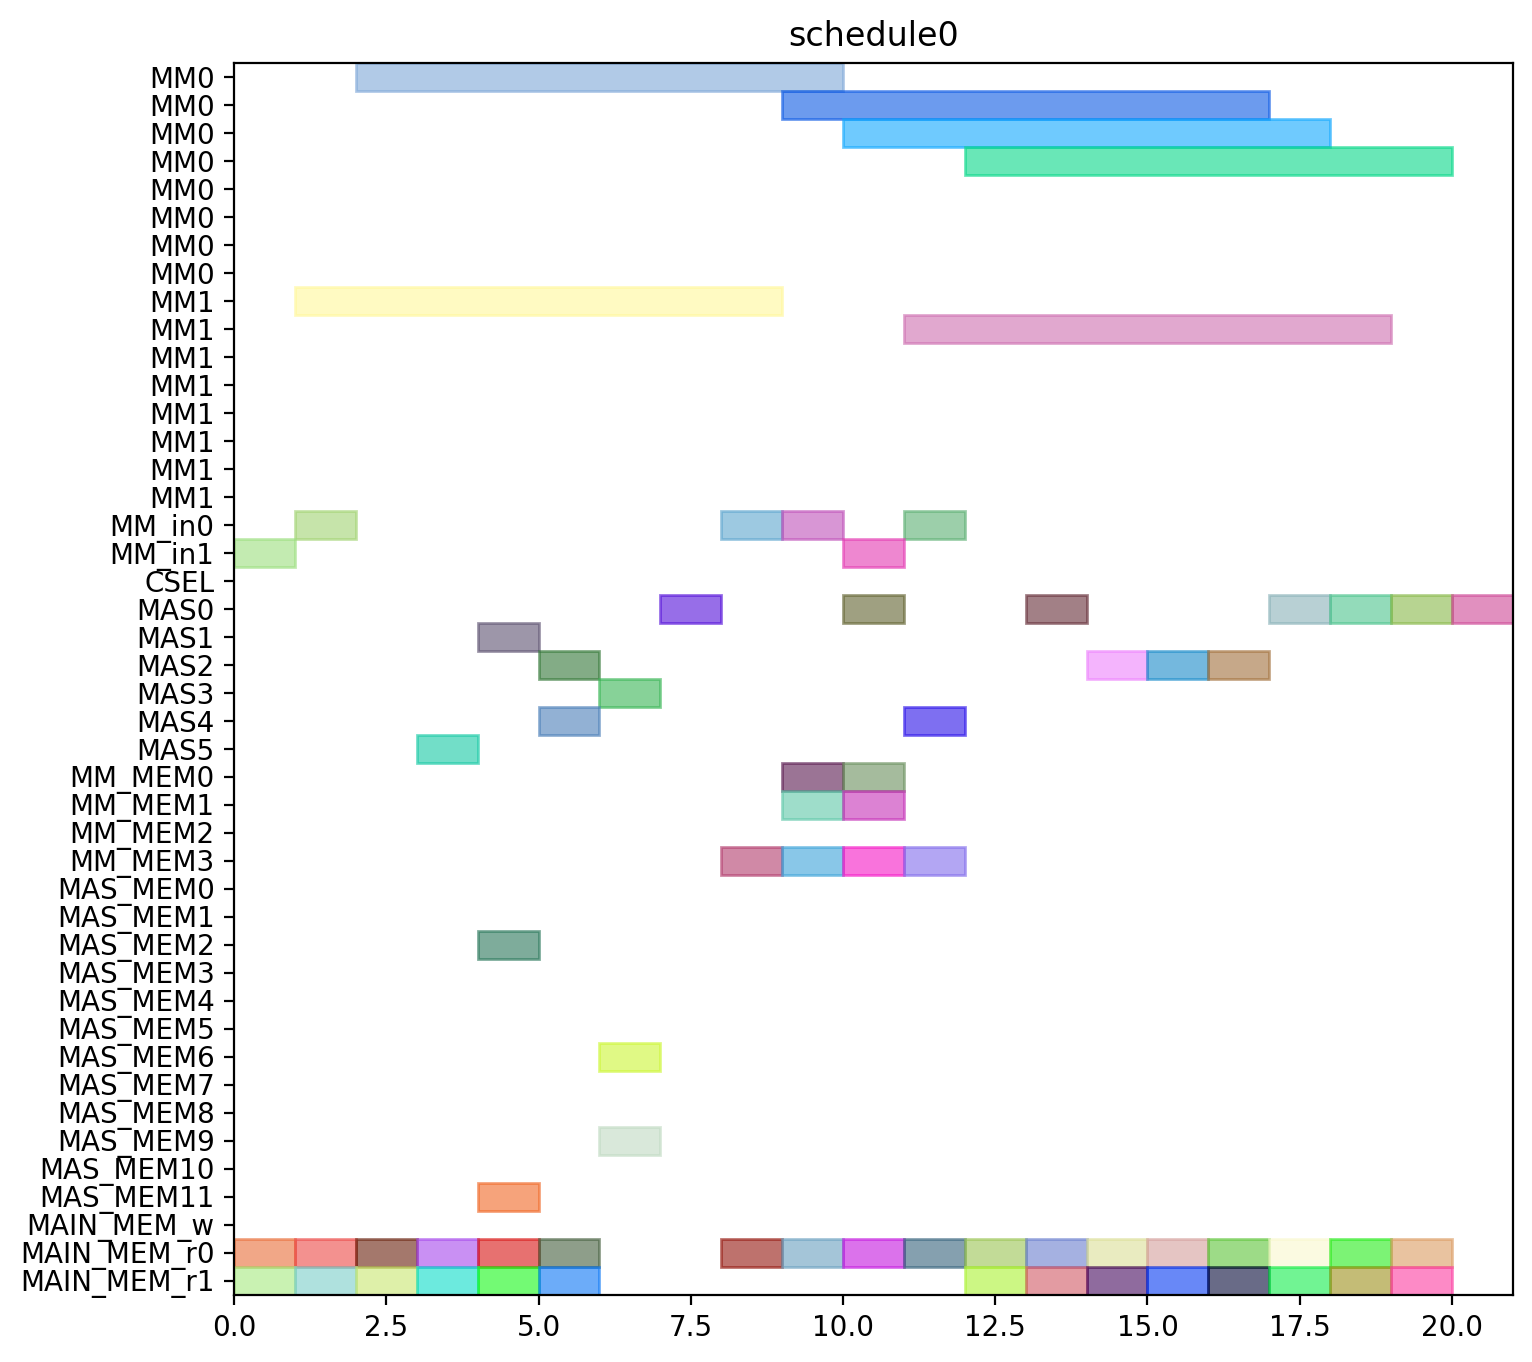

Write Python code to recreate this figure.
from pyschedule import Scenario, solvers, plotters, alt


def solve():
	horizon = 120
	S = Scenario("schedule0", horizon=horizon)

	# resource
	MM = S.Resources('MM', num=2, size=8)
	MM_in = S.Resources('MM_in', num=2)
	CSEL = S.Resource('CSEL')
	MAS = S.Resources('MAS', num=6, size=1, periods=range(1, horizon))
	MM_MEM = S.Resources('MM_MEM', num=4)
	MAS_MEM = S.Resources('MAS_MEM', num=12)
	MAIN_MEM_w = S.Resource('MAIN_MEM_w', size=1)
	MAIN_MEM_r = S.Resources('MAIN_MEM_r', num=2)

	# result of previous scheduling

	# new tasks
	c_qinv_denom_inv0 = S.Task('c_qinv_denom_inv0', length=8, delay_cost=1)
	c_qinv_denom_inv0 += alt(MM)
	c_qinv_denom_inv0_in = S.Task('c_qinv_denom_inv0_in', length=1, delay_cost=1)
	c_qinv_denom_inv0_in += alt(MM_in)
	S += c_qinv_denom_inv0_in*MM_in[0]<=c_qinv_denom_inv0*MM[0]
	S += c_qinv_denom_inv0_in*MM_in[1]<=c_qinv_denom_inv0*MM[1]
	c_qinv_denom_inv0_mem0 = S.Task('c_qinv_denom_inv0_mem0', length=1, delay_cost=1)
	c_qinv_denom_inv0_mem0 += MAIN_MEM_r[0]
	S += c_qinv_denom_inv0_mem0 <= c_qinv_denom_inv0

	c_qinv_denom_inv0_mem1 = S.Task('c_qinv_denom_inv0_mem1', length=1, delay_cost=1)
	c_qinv_denom_inv0_mem1 += MAIN_MEM_r[1]
	S += c_qinv_denom_inv0_mem1 <= c_qinv_denom_inv0

	c_qinv_denom_inv1_ = S.Task('c_qinv_denom_inv1_', length=8, delay_cost=1)
	c_qinv_denom_inv1_ += alt(MM)
	c_qinv_denom_inv1__in = S.Task('c_qinv_denom_inv1__in', length=1, delay_cost=1)
	c_qinv_denom_inv1__in += alt(MM_in)
	S += c_qinv_denom_inv1__in*MM_in[0]<=c_qinv_denom_inv1_*MM[0]
	S += c_qinv_denom_inv1__in*MM_in[1]<=c_qinv_denom_inv1_*MM[1]
	c_qinv_denom_inv1__mem0 = S.Task('c_qinv_denom_inv1__mem0', length=1, delay_cost=1)
	c_qinv_denom_inv1__mem0 += MAIN_MEM_r[0]
	S += c_qinv_denom_inv1__mem0 <= c_qinv_denom_inv1_

	c_qinv_denom_inv1__mem1 = S.Task('c_qinv_denom_inv1__mem1', length=1, delay_cost=1)
	c_qinv_denom_inv1__mem1 += MAIN_MEM_r[1]
	S += c_qinv_denom_inv1__mem1 <= c_qinv_denom_inv1_

	c_qinv0_t2 = S.Task('c_qinv0_t2', length=1, delay_cost=1)
	c_qinv0_t2 += alt(MAS)
	c_qinv0_t2_mem0 = S.Task('c_qinv0_t2_mem0', length=1, delay_cost=1)
	c_qinv0_t2_mem0 += MAIN_MEM_r[0]
	S += c_qinv0_t2_mem0 <= c_qinv0_t2

	c_qinv0_t2_mem1 = S.Task('c_qinv0_t2_mem1', length=1, delay_cost=1)
	c_qinv0_t2_mem1 += MAIN_MEM_r[1]
	S += c_qinv0_t2_mem1 <= c_qinv0_t2

	c_qinv1__t2 = S.Task('c_qinv1__t2', length=1, delay_cost=1)
	c_qinv1__t2 += alt(MAS)
	c_qinv1__t2_mem0 = S.Task('c_qinv1__t2_mem0', length=1, delay_cost=1)
	c_qinv1__t2_mem0 += MAIN_MEM_r[0]
	S += c_qinv1__t2_mem0 <= c_qinv1__t2

	c_qinv1__t2_mem1 = S.Task('c_qinv1__t2_mem1', length=1, delay_cost=1)
	c_qinv1__t2_mem1 += MAIN_MEM_r[1]
	S += c_qinv1__t2_mem1 <= c_qinv1__t2

	c0_t0_t2 = S.Task('c0_t0_t2', length=1, delay_cost=1)
	c0_t0_t2 += alt(MAS)
	c0_t0_t2_mem0 = S.Task('c0_t0_t2_mem0', length=1, delay_cost=1)
	c0_t0_t2_mem0 += MAIN_MEM_r[0]
	S += c0_t0_t2_mem0 <= c0_t0_t2

	c0_t0_t2_mem1 = S.Task('c0_t0_t2_mem1', length=1, delay_cost=1)
	c0_t0_t2_mem1 += MAIN_MEM_r[1]
	S += c0_t0_t2_mem1 <= c0_t0_t2

	c0_t1_t2 = S.Task('c0_t1_t2', length=1, delay_cost=1)
	c0_t1_t2 += alt(MAS)
	c0_t1_t2_mem0 = S.Task('c0_t1_t2_mem0', length=1, delay_cost=1)
	c0_t1_t2_mem0 += MAIN_MEM_r[0]
	S += c0_t1_t2_mem0 <= c0_t1_t2

	c0_t1_t2_mem1 = S.Task('c0_t1_t2_mem1', length=1, delay_cost=1)
	c0_t1_t2_mem1 += MAIN_MEM_r[1]
	S += c0_t1_t2_mem1 <= c0_t1_t2

	c0_t20 = S.Task('c0_t20', length=1, delay_cost=1)
	c0_t20 += alt(MAS)
	c0_t20_mem0 = S.Task('c0_t20_mem0', length=1, delay_cost=1)
	c0_t20_mem0 += MAIN_MEM_r[0]
	S += c0_t20_mem0 <= c0_t20

	c0_t20_mem1 = S.Task('c0_t20_mem1', length=1, delay_cost=1)
	c0_t20_mem1 += MAIN_MEM_r[1]
	S += c0_t20_mem1 <= c0_t20

	c0_t21 = S.Task('c0_t21', length=1, delay_cost=1)
	c0_t21 += alt(MAS)
	c0_t21_mem0 = S.Task('c0_t21_mem0', length=1, delay_cost=1)
	c0_t21_mem0 += MAIN_MEM_r[0]
	S += c0_t21_mem0 <= c0_t21

	c0_t21_mem1 = S.Task('c0_t21_mem1', length=1, delay_cost=1)
	c0_t21_mem1 += MAIN_MEM_r[1]
	S += c0_t21_mem1 <= c0_t21

	c1_t0_t2 = S.Task('c1_t0_t2', length=1, delay_cost=1)
	c1_t0_t2 += alt(MAS)
	c1_t0_t2_mem0 = S.Task('c1_t0_t2_mem0', length=1, delay_cost=1)
	c1_t0_t2_mem0 += MAIN_MEM_r[0]
	S += c1_t0_t2_mem0 <= c1_t0_t2

	c1_t0_t2_mem1 = S.Task('c1_t0_t2_mem1', length=1, delay_cost=1)
	c1_t0_t2_mem1 += MAIN_MEM_r[1]
	S += c1_t0_t2_mem1 <= c1_t0_t2

	c1_t1_t2 = S.Task('c1_t1_t2', length=1, delay_cost=1)
	c1_t1_t2 += alt(MAS)
	c1_t1_t2_mem0 = S.Task('c1_t1_t2_mem0', length=1, delay_cost=1)
	c1_t1_t2_mem0 += MAIN_MEM_r[0]
	S += c1_t1_t2_mem0 <= c1_t1_t2

	c1_t1_t2_mem1 = S.Task('c1_t1_t2_mem1', length=1, delay_cost=1)
	c1_t1_t2_mem1 += MAIN_MEM_r[1]
	S += c1_t1_t2_mem1 <= c1_t1_t2

	c1_t20 = S.Task('c1_t20', length=1, delay_cost=1)
	c1_t20 += alt(MAS)
	c1_t20_mem0 = S.Task('c1_t20_mem0', length=1, delay_cost=1)
	c1_t20_mem0 += MAIN_MEM_r[0]
	S += c1_t20_mem0 <= c1_t20

	c1_t20_mem1 = S.Task('c1_t20_mem1', length=1, delay_cost=1)
	c1_t20_mem1 += MAIN_MEM_r[1]
	S += c1_t20_mem1 <= c1_t20

	c1_t21 = S.Task('c1_t21', length=1, delay_cost=1)
	c1_t21 += alt(MAS)
	c1_t21_mem0 = S.Task('c1_t21_mem0', length=1, delay_cost=1)
	c1_t21_mem0 += MAIN_MEM_r[0]
	S += c1_t21_mem0 <= c1_t21

	c1_t21_mem1 = S.Task('c1_t21_mem1', length=1, delay_cost=1)
	c1_t21_mem1 += MAIN_MEM_r[1]
	S += c1_t21_mem1 <= c1_t21

	c2_t0_t2 = S.Task('c2_t0_t2', length=1, delay_cost=1)
	c2_t0_t2 += alt(MAS)
	c2_t0_t2_mem0 = S.Task('c2_t0_t2_mem0', length=1, delay_cost=1)
	c2_t0_t2_mem0 += MAIN_MEM_r[0]
	S += c2_t0_t2_mem0 <= c2_t0_t2

	c2_t0_t2_mem1 = S.Task('c2_t0_t2_mem1', length=1, delay_cost=1)
	c2_t0_t2_mem1 += MAIN_MEM_r[1]
	S += c2_t0_t2_mem1 <= c2_t0_t2

	c2_t1_t2 = S.Task('c2_t1_t2', length=1, delay_cost=1)
	c2_t1_t2 += alt(MAS)
	c2_t1_t2_mem0 = S.Task('c2_t1_t2_mem0', length=1, delay_cost=1)
	c2_t1_t2_mem0 += MAIN_MEM_r[0]
	S += c2_t1_t2_mem0 <= c2_t1_t2

	c2_t1_t2_mem1 = S.Task('c2_t1_t2_mem1', length=1, delay_cost=1)
	c2_t1_t2_mem1 += MAIN_MEM_r[1]
	S += c2_t1_t2_mem1 <= c2_t1_t2

	c2_t20 = S.Task('c2_t20', length=1, delay_cost=1)
	c2_t20 += alt(MAS)
	c2_t20_mem0 = S.Task('c2_t20_mem0', length=1, delay_cost=1)
	c2_t20_mem0 += MAIN_MEM_r[0]
	S += c2_t20_mem0 <= c2_t20

	c2_t20_mem1 = S.Task('c2_t20_mem1', length=1, delay_cost=1)
	c2_t20_mem1 += MAIN_MEM_r[1]
	S += c2_t20_mem1 <= c2_t20

	c2_t21 = S.Task('c2_t21', length=1, delay_cost=1)
	c2_t21 += alt(MAS)
	c2_t21_mem0 = S.Task('c2_t21_mem0', length=1, delay_cost=1)
	c2_t21_mem0 += MAIN_MEM_r[0]
	S += c2_t21_mem0 <= c2_t21

	c2_t21_mem1 = S.Task('c2_t21_mem1', length=1, delay_cost=1)
	c2_t21_mem1 += MAIN_MEM_r[1]
	S += c2_t21_mem1 <= c2_t21

	c_qinv0_t0 = S.Task('c_qinv0_t0', length=8, delay_cost=1)
	c_qinv0_t0 += alt(MM)
	c_qinv0_t0_in = S.Task('c_qinv0_t0_in', length=1, delay_cost=1)
	c_qinv0_t0_in += alt(MM_in)
	S += c_qinv0_t0_in*MM_in[0]<=c_qinv0_t0*MM[0]
	S += c_qinv0_t0_in*MM_in[1]<=c_qinv0_t0*MM[1]
	c_qinv0_t0_mem0 = S.Task('c_qinv0_t0_mem0', length=1, delay_cost=1)
	c_qinv0_t0_mem0 += MAIN_MEM_r[0]
	S += c_qinv0_t0_mem0 <= c_qinv0_t0

	c_qinv0_t0_mem1 = S.Task('c_qinv0_t0_mem1', length=1, delay_cost=1)
	c_qinv0_t0_mem1 += alt(MM_MEM)
	S += (c_qinv_denom_inv0*MM[0])-1 < c_qinv0_t0_mem1*MM_MEM[1]
	S += (c_qinv_denom_inv0*MM[1])-1 < c_qinv0_t0_mem1*MM_MEM[3]
	S += c_qinv0_t0_mem1 <= c_qinv0_t0

	c_qinv0_t1 = S.Task('c_qinv0_t1', length=8, delay_cost=1)
	c_qinv0_t1 += alt(MM)
	c_qinv0_t1_in = S.Task('c_qinv0_t1_in', length=1, delay_cost=1)
	c_qinv0_t1_in += alt(MM_in)
	S += c_qinv0_t1_in*MM_in[0]<=c_qinv0_t1*MM[0]
	S += c_qinv0_t1_in*MM_in[1]<=c_qinv0_t1*MM[1]
	c_qinv0_t1_mem0 = S.Task('c_qinv0_t1_mem0', length=1, delay_cost=1)
	c_qinv0_t1_mem0 += MAIN_MEM_r[0]
	S += c_qinv0_t1_mem0 <= c_qinv0_t1

	c_qinv0_t1_mem1 = S.Task('c_qinv0_t1_mem1', length=1, delay_cost=1)
	c_qinv0_t1_mem1 += alt(MM_MEM)
	S += (c_qinv_denom_inv1_*MM[0])-1 < c_qinv0_t1_mem1*MM_MEM[1]
	S += (c_qinv_denom_inv1_*MM[1])-1 < c_qinv0_t1_mem1*MM_MEM[3]
	S += c_qinv0_t1_mem1 <= c_qinv0_t1

	c_qinv0_t3 = S.Task('c_qinv0_t3', length=1, delay_cost=1)
	c_qinv0_t3 += alt(MAS)
	c_qinv0_t3_mem0 = S.Task('c_qinv0_t3_mem0', length=1, delay_cost=1)
	c_qinv0_t3_mem0 += alt(MM_MEM)
	S += (c_qinv_denom_inv0*MM[0])-1 < c_qinv0_t3_mem0*MM_MEM[0]
	S += (c_qinv_denom_inv0*MM[1])-1 < c_qinv0_t3_mem0*MM_MEM[2]
	S += c_qinv0_t3_mem0 <= c_qinv0_t3

	c_qinv0_t3_mem1 = S.Task('c_qinv0_t3_mem1', length=1, delay_cost=1)
	c_qinv0_t3_mem1 += alt(MM_MEM)
	S += (c_qinv_denom_inv1_*MM[0])-1 < c_qinv0_t3_mem1*MM_MEM[1]
	S += (c_qinv_denom_inv1_*MM[1])-1 < c_qinv0_t3_mem1*MM_MEM[3]
	S += c_qinv0_t3_mem1 <= c_qinv0_t3

	c_qinv1__t0 = S.Task('c_qinv1__t0', length=8, delay_cost=1)
	c_qinv1__t0 += alt(MM)
	c_qinv1__t0_in = S.Task('c_qinv1__t0_in', length=1, delay_cost=1)
	c_qinv1__t0_in += alt(MM_in)
	S += c_qinv1__t0_in*MM_in[0]<=c_qinv1__t0*MM[0]
	S += c_qinv1__t0_in*MM_in[1]<=c_qinv1__t0*MM[1]
	c_qinv1__t0_mem0 = S.Task('c_qinv1__t0_mem0', length=1, delay_cost=1)
	c_qinv1__t0_mem0 += MAIN_MEM_r[0]
	S += c_qinv1__t0_mem0 <= c_qinv1__t0

	c_qinv1__t0_mem1 = S.Task('c_qinv1__t0_mem1', length=1, delay_cost=1)
	c_qinv1__t0_mem1 += alt(MM_MEM)
	S += (c_qinv_denom_inv0*MM[0])-1 < c_qinv1__t0_mem1*MM_MEM[1]
	S += (c_qinv_denom_inv0*MM[1])-1 < c_qinv1__t0_mem1*MM_MEM[3]
	S += c_qinv1__t0_mem1 <= c_qinv1__t0

	c_qinv1__t1 = S.Task('c_qinv1__t1', length=8, delay_cost=1)
	c_qinv1__t1 += alt(MM)
	c_qinv1__t1_in = S.Task('c_qinv1__t1_in', length=1, delay_cost=1)
	c_qinv1__t1_in += alt(MM_in)
	S += c_qinv1__t1_in*MM_in[0]<=c_qinv1__t1*MM[0]
	S += c_qinv1__t1_in*MM_in[1]<=c_qinv1__t1*MM[1]
	c_qinv1__t1_mem0 = S.Task('c_qinv1__t1_mem0', length=1, delay_cost=1)
	c_qinv1__t1_mem0 += MAIN_MEM_r[0]
	S += c_qinv1__t1_mem0 <= c_qinv1__t1

	c_qinv1__t1_mem1 = S.Task('c_qinv1__t1_mem1', length=1, delay_cost=1)
	c_qinv1__t1_mem1 += alt(MM_MEM)
	S += (c_qinv_denom_inv1_*MM[0])-1 < c_qinv1__t1_mem1*MM_MEM[1]
	S += (c_qinv_denom_inv1_*MM[1])-1 < c_qinv1__t1_mem1*MM_MEM[3]
	S += c_qinv1__t1_mem1 <= c_qinv1__t1

	c_qinv1__t3 = S.Task('c_qinv1__t3', length=1, delay_cost=1)
	c_qinv1__t3 += alt(MAS)
	c_qinv1__t3_mem0 = S.Task('c_qinv1__t3_mem0', length=1, delay_cost=1)
	c_qinv1__t3_mem0 += alt(MM_MEM)
	S += (c_qinv_denom_inv0*MM[0])-1 < c_qinv1__t3_mem0*MM_MEM[0]
	S += (c_qinv_denom_inv0*MM[1])-1 < c_qinv1__t3_mem0*MM_MEM[2]
	S += c_qinv1__t3_mem0 <= c_qinv1__t3

	c_qinv1__t3_mem1 = S.Task('c_qinv1__t3_mem1', length=1, delay_cost=1)
	c_qinv1__t3_mem1 += alt(MM_MEM)
	S += (c_qinv_denom_inv1_*MM[0])-1 < c_qinv1__t3_mem1*MM_MEM[1]
	S += (c_qinv_denom_inv1_*MM[1])-1 < c_qinv1__t3_mem1*MM_MEM[3]
	S += c_qinv1__t3_mem1 <= c_qinv1__t3

	c0_t4_t2 = S.Task('c0_t4_t2', length=1, delay_cost=1)
	c0_t4_t2 += alt(MAS)
	c0_t4_t2_mem0 = S.Task('c0_t4_t2_mem0', length=1, delay_cost=1)
	c0_t4_t2_mem0 += alt(MAS_MEM)
	S += (c0_t20*MAS[0])-1 < c0_t4_t2_mem0*MAS_MEM[0]
	S += (c0_t20*MAS[1])-1 < c0_t4_t2_mem0*MAS_MEM[2]
	S += (c0_t20*MAS[2])-1 < c0_t4_t2_mem0*MAS_MEM[4]
	S += (c0_t20*MAS[3])-1 < c0_t4_t2_mem0*MAS_MEM[6]
	S += (c0_t20*MAS[4])-1 < c0_t4_t2_mem0*MAS_MEM[8]
	S += (c0_t20*MAS[5])-1 < c0_t4_t2_mem0*MAS_MEM[10]
	S += c0_t4_t2_mem0 <= c0_t4_t2

	c0_t4_t2_mem1 = S.Task('c0_t4_t2_mem1', length=1, delay_cost=1)
	c0_t4_t2_mem1 += alt(MAS_MEM)
	S += (c0_t21*MAS[0])-1 < c0_t4_t2_mem1*MAS_MEM[1]
	S += (c0_t21*MAS[1])-1 < c0_t4_t2_mem1*MAS_MEM[3]
	S += (c0_t21*MAS[2])-1 < c0_t4_t2_mem1*MAS_MEM[5]
	S += (c0_t21*MAS[3])-1 < c0_t4_t2_mem1*MAS_MEM[7]
	S += (c0_t21*MAS[4])-1 < c0_t4_t2_mem1*MAS_MEM[9]
	S += (c0_t21*MAS[5])-1 < c0_t4_t2_mem1*MAS_MEM[11]
	S += c0_t4_t2_mem1 <= c0_t4_t2

	c1_t4_t2 = S.Task('c1_t4_t2', length=1, delay_cost=1)
	c1_t4_t2 += alt(MAS)
	c1_t4_t2_mem0 = S.Task('c1_t4_t2_mem0', length=1, delay_cost=1)
	c1_t4_t2_mem0 += alt(MAS_MEM)
	S += (c1_t20*MAS[0])-1 < c1_t4_t2_mem0*MAS_MEM[0]
	S += (c1_t20*MAS[1])-1 < c1_t4_t2_mem0*MAS_MEM[2]
	S += (c1_t20*MAS[2])-1 < c1_t4_t2_mem0*MAS_MEM[4]
	S += (c1_t20*MAS[3])-1 < c1_t4_t2_mem0*MAS_MEM[6]
	S += (c1_t20*MAS[4])-1 < c1_t4_t2_mem0*MAS_MEM[8]
	S += (c1_t20*MAS[5])-1 < c1_t4_t2_mem0*MAS_MEM[10]
	S += c1_t4_t2_mem0 <= c1_t4_t2

	c1_t4_t2_mem1 = S.Task('c1_t4_t2_mem1', length=1, delay_cost=1)
	c1_t4_t2_mem1 += alt(MAS_MEM)
	S += (c1_t21*MAS[0])-1 < c1_t4_t2_mem1*MAS_MEM[1]
	S += (c1_t21*MAS[1])-1 < c1_t4_t2_mem1*MAS_MEM[3]
	S += (c1_t21*MAS[2])-1 < c1_t4_t2_mem1*MAS_MEM[5]
	S += (c1_t21*MAS[3])-1 < c1_t4_t2_mem1*MAS_MEM[7]
	S += (c1_t21*MAS[4])-1 < c1_t4_t2_mem1*MAS_MEM[9]
	S += (c1_t21*MAS[5])-1 < c1_t4_t2_mem1*MAS_MEM[11]
	S += c1_t4_t2_mem1 <= c1_t4_t2

	c2_t4_t2 = S.Task('c2_t4_t2', length=1, delay_cost=1)
	c2_t4_t2 += alt(MAS)
	c2_t4_t2_mem0 = S.Task('c2_t4_t2_mem0', length=1, delay_cost=1)
	c2_t4_t2_mem0 += alt(MAS_MEM)
	S += (c2_t20*MAS[0])-1 < c2_t4_t2_mem0*MAS_MEM[0]
	S += (c2_t20*MAS[1])-1 < c2_t4_t2_mem0*MAS_MEM[2]
	S += (c2_t20*MAS[2])-1 < c2_t4_t2_mem0*MAS_MEM[4]
	S += (c2_t20*MAS[3])-1 < c2_t4_t2_mem0*MAS_MEM[6]
	S += (c2_t20*MAS[4])-1 < c2_t4_t2_mem0*MAS_MEM[8]
	S += (c2_t20*MAS[5])-1 < c2_t4_t2_mem0*MAS_MEM[10]
	S += c2_t4_t2_mem0 <= c2_t4_t2

	c2_t4_t2_mem1 = S.Task('c2_t4_t2_mem1', length=1, delay_cost=1)
	c2_t4_t2_mem1 += alt(MAS_MEM)
	S += (c2_t21*MAS[0])-1 < c2_t4_t2_mem1*MAS_MEM[1]
	S += (c2_t21*MAS[1])-1 < c2_t4_t2_mem1*MAS_MEM[3]
	S += (c2_t21*MAS[2])-1 < c2_t4_t2_mem1*MAS_MEM[5]
	S += (c2_t21*MAS[3])-1 < c2_t4_t2_mem1*MAS_MEM[7]
	S += (c2_t21*MAS[4])-1 < c2_t4_t2_mem1*MAS_MEM[9]
	S += (c2_t21*MAS[5])-1 < c2_t4_t2_mem1*MAS_MEM[11]
	S += c2_t4_t2_mem1 <= c2_t4_t2

	solvers.mip.solve(S,msg=1,kind='CPLEX',ratio_gap=1.01)

	solution = [['hoge']*len(S.solution()[1]) for i in range(len(S.solution()))]
	for i in range(len(S.solution())):
		for j in range(len(S.solution()[i])):
			solution[i][j]=str(S.solution()[i][j])
	print(solution)

	cycles = int(solution[-1][3])

	pic_file_name = "/home/mfukuda/ABE/multiRAM_multiMAS_16mux/scheduling_result/stage8MM2_stage1MAS6/FP12_INV_AFTER_FPINV/schedule0.png"
	if(S.solution() != []):
		plotters.matplotlib.plot(S,img_filename=pic_file_name, show_task_labels=False, fig_size=(cycles*0.25+3, 8))

	return solution
